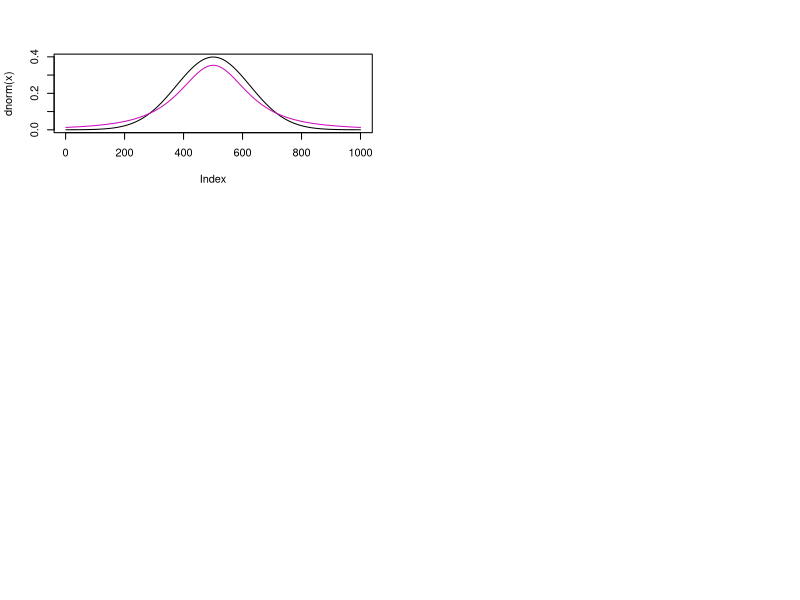

Recreate this plot in R. (Note: this script raises an error after producing the figure.)

#
# Example: 
#	Investige Student's-t Distribution in the Gaussian Limit
#
# Description:
#	This example investigates by the Kolmogrov-Smirnov Test
#  	how random variables from Student's t distribution approach 
#	the Gaussian distribution with increasing degree of freedom df.
#
# Author:
#	(C) 2002, Diethelm Wuertz, GPL
#


# ------------------------------------------------------------------------------


# Set Parmaters:

	# How approach t-distributed random variables the Gaussian limit?"
	# Data: Sequence of 1000 t-distributed Random Variates
  	options(warn = -1)
  	par(mfrow = c(3, 2))

# Execute Tests:

	x = seq(-4, 4, length = 1000)
   	DegreesOfFreedom = c(2, 4, 8, 16, 32, 64)
	statistic = p.value = c(0, 0, 0, 0, 0, 0)
  	for (i in 1:length(DegreesOfFreedom)) { 
	 	plot(dnorm(x), type = "l")
    		lines(dt(x, df = DegreesOfFreedom[i]), col = 6)
    		result = ksTest(x = rt(10000, df = DegreesOfFreedom[i]), 
    			y = "pnorm", 0, 1, alternative = "two.sided")
		statistic[i] = result$statistic
		p.value[i] = result$p.value}	
	cbind.data.frame(DegreesOfFreedom, statistic, p.value)

	